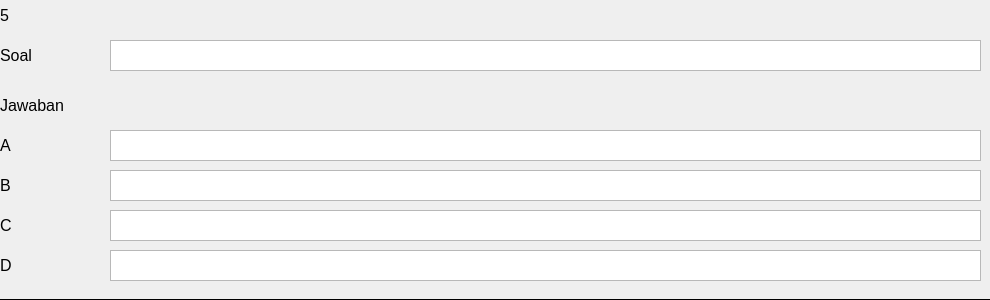
          <widget class="QWidget" name="widget_5" native="true">
           <property name="minimumSize">
            <size>
             <width>0</width>
             <height>300</height>
            </size>
           </property>
           <property name="styleSheet">
            <string notr="true">border-bottom: 1px solid black;</string>
           </property>
           <widget class="QTextEdit" name="textEdit_16">
            <property name="geometry">
             <rect>
              <x>110</x>
              <y>40</y>
              <width>871</width>
              <height>31</height>
             </rect>
            </property>
           </widget>
           <widget class="QLabel" name="label_22">
            <property name="geometry">
             <rect>
              <x>0</x>
              <y>40</y>
              <width>101</width>
              <height>31</height>
             </rect>
            </property>
            <property name="font">
             <font>
              <pointsize>12</pointsize>
             </font>
            </property>
            <property name="text">
             <string>Soal</string>
            </property>
           </widget>
           <widget class="QLabel" name="label_23">
            <property name="geometry">
             <rect>
              <x>0</x>
              <y>0</y>
              <width>51</width>
              <height>31</height>
             </rect>
            </property>
            <property name="font">
             <font>
              <pointsize>12</pointsize>
             </font>
            </property>
            <property name="text">
             <string>5</string>
            </property>
           </widget>
           <widget class="QLabel" name="label_24">
            <property name="geometry">
             <rect>
              <x>0</x>
              <y>90</y>
              <width>101</width>
              <height>31</height>
             </rect>
            </property>
            <property name="font">
             <font>
              <pointsize>12</pointsize>
             </font>
            </property>
            <property name="text">
             <string>Jawaban</string>
            </property>
           </widget>
           <widget class="QLabel" name="label_25">
            <property name="geometry">
             <rect>
              <x>0</x>
              <y>130</y>
              <width>101</width>
              <height>31</height>
             </rect>
            </property>
            <property name="font">
             <font>
              <pointsize>12</pointsize>
             </font>
            </property>
            <property name="text">
             <string>A</string>
            </property>
           </widget>
           <widget class="QLabel" name="label_26">
            <property name="geometry">
             <rect>
              <x>0</x>
              <y>170</y>
              <width>101</width>
              <height>31</height>
             </rect>
            </property>
            <property name="font">
             <font>
              <pointsize>12</pointsize>
             </font>
            </property>
            <property name="text">
             <string>B</string>
            </property>
           </widget>
           <widget class="QLabel" name="label_27">
            <property name="geometry">
             <rect>
              <x>0</x>
              <y>210</y>
              <width>101</width>
              <height>31</height>
             </rect>
            </property>
            <property name="font">
             <font>
              <pointsize>12</pointsize>
             </font>
            </property>
            <property name="text">
             <string>C</string>
            </property>
           </widget>
           <widget class="QLabel" name="label_28">
            <property name="geometry">
             <rect>
              <x>0</x>
              <y>250</y>
              <width>101</width>
              <height>31</height>
             </rect>
            </property>
            <property name="font">
             <font>
              <pointsize>12</pointsize>
             </font>
            </property>
            <property name="text">
             <string>D</string>
            </property>
           </widget>
           <widget class="QTextEdit" name="textEdit_17">
            <property name="geometry">
             <rect>
              <x>110</x>
              <y>130</y>
              <width>871</width>
              <height>31</height>
             </rect>
            </property>
           </widget>
           <widget class="QTextEdit" name="textEdit_18">
            <property name="geometry">
             <rect>
              <x>110</x>
              <y>170</y>
              <width>871</width>
              <height>31</height>
             </rect>
            </property>
           </widget>
           <widget class="QTextEdit" name="textEdit_19">
            <property name="geometry">
             <rect>
              <x>110</x>
              <y>210</y>
              <width>871</width>
              <height>31</height>
             </rect>
            </property>
           </widget>
           <widget class="QTextEdit" name="textEdit_20">
            <property name="geometry">
             <rect>
              <x>110</x>
              <y>250</y>
              <width>871</width>
              <height>31</height>
             </rect>
            </property>
           </widget>
          </widget>
